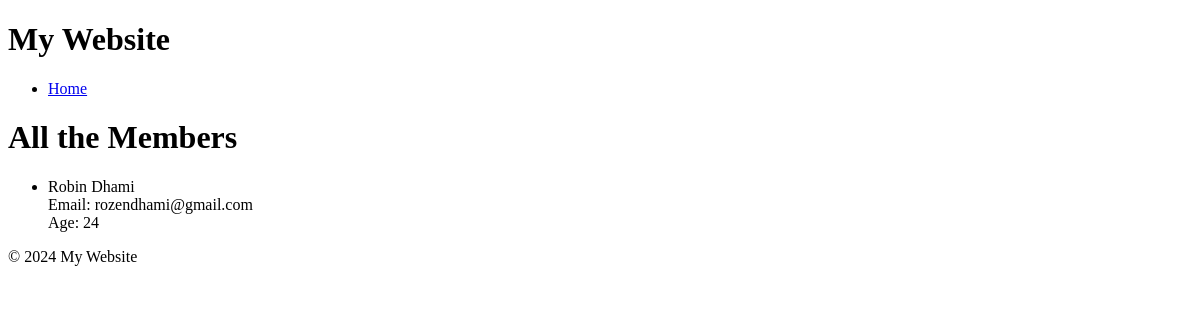
Before: / with the older database file.
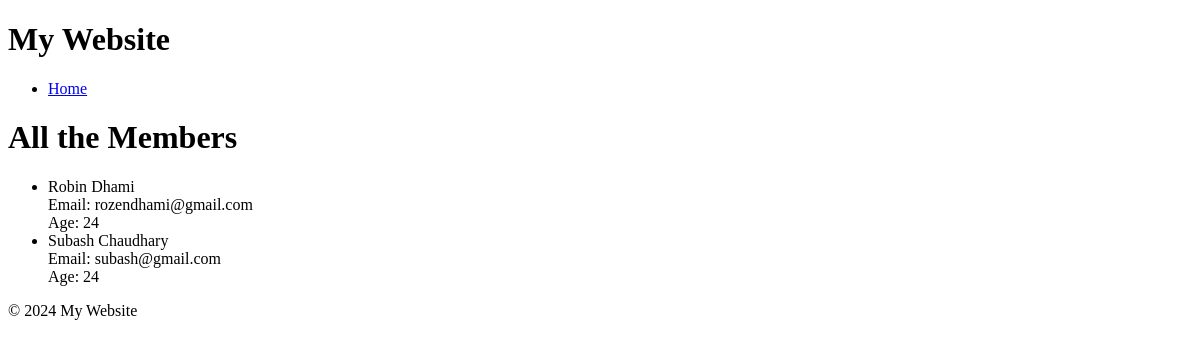
After: the same page with the newer database file.
### website/models.py (models this page shows, shortened)
class Member(models.Model):
    first_name= models.CharField(max_length=100)
    last_name=models.CharField(max_length=100)
    email=models.EmailField(max_length=254)
    passwd=models.CharField(max_length=20)
    age = models.IntegerField()

### website/views.py (the view)
# urls.py: path('',views.home,name='home'),
def home(request):
    all_members = Member.objects.all()
    return render(request, 'home.html', {"mem": all_members})

### website/templates/home.html (shortened to what this page needs)
{% extends 'base.html' %}
{% block content %}
<h1>All the Members</h1>
<ul>
    {% for i in mem %}
        <li>
            {{ i.first_name }} {{ i.last_name }}<br>
            Email: {{ i.email }}<br>
            Age: {{ i.age }}
        </li>
    {% endfor %}
</ul>
{% endblock %}

### website/templates/base.html (shortened to what this page needs)
<!DOCTYPE html>
<html lang="en">
<head>
</head>
<body>
    <header>
        <h1>My Website</h1>
        <nav>
            <ul>
                <li><a href="{% url 'home' %}">Home</a></li>
            </ul>
        </nav>
    </header>
    <main>
        {% block content %}{% endblock %}
    </main>
    <footer>
        <p>&copy; 2024 My Website</p>
    </footer>
</body>
</html>

Changed rows visible on the page:
added Member: first_name "Subash", last_name "Chaudhary", email "subash@gmail.com", age "24"
